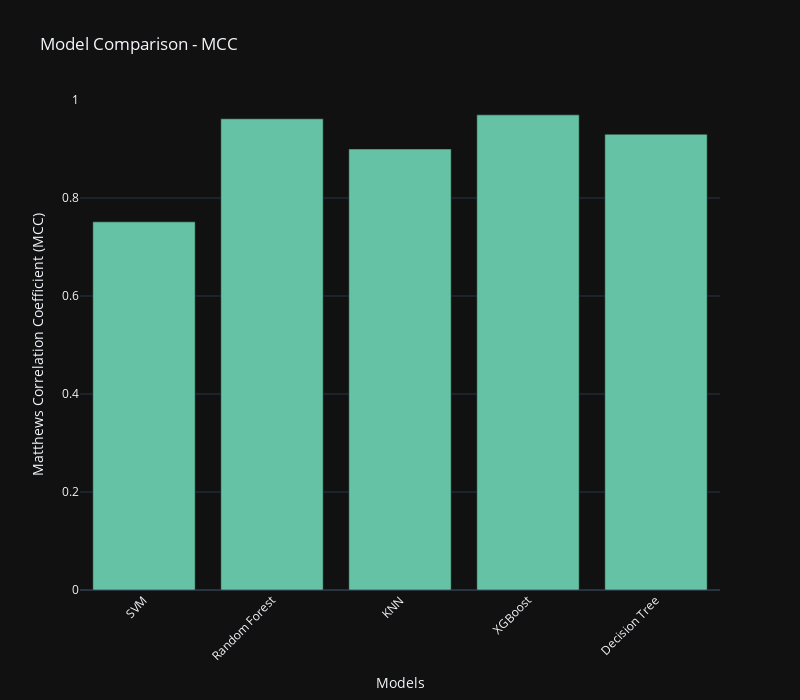

The cell this chart's notebook holds for it:
### Markdown cell above
<h1 style="color:#800080; text-align:left; text-shadow: 1px 1px 2px rgba(0, 0, 0, 0.1);">
  ● Model Comparison - Matthews Correlation Coefficient (MCC)
</h1>

### Code cell
# Model names and corresponding MCC values
models = ['SVM', 'Random Forest', 'KNN', 'XGBoost','Decision Tree']
mcc_values = [mcc_svm, mcc_rf, mcc_knn, mcc_XGb, mcc_dt]

# Create a bar plot
mcc_fig = go.Figure()

# Add bar trace
mcc_fig.add_trace(go.Bar(
    x=models,
    y=mcc_values,
    marker_color='#66C2A5'
))

# Update layout with increased size
mcc_fig.update_layout(
    title='Model Comparison - MCC',
    xaxis_title='Models',
    yaxis_title='Matthews Correlation Coefficient (MCC)',
    yaxis=dict(range=[0.0, 1.0]),  # Set y-axis limits
    xaxis_tickangle=-45,  # Rotate x-axis labels for better readability
    width=800,  # Increase width
    height=700   # Increase height
)

# Show the figure
mcc_fig.show()

### Figure 1 — Plotly figure (JSON) as saved in the notebook; plotly's stock layout.template omitted (floating-point values rounded to 4 significant figures)
{"data": [{"marker": {"color": "#66C2A5"}, "x": ["SVM", "Random Forest", "KNN", "XGBoost", "Decision Tree"], "y": [0.7514, 0.9616, 0.9, 0.9697, 0.9302], "type": "bar"}], "layout": {"yaxis": {"title": {"text": "Matthews Correlation Coefficient (MCC)"}, "range": [0.0, 1.0]}, "xaxis": {"title": {"text": "Models"}, "tickangle": -45}, "title": {"text": "Model Comparison - MCC"}, "width": 800, "height": 700}}
